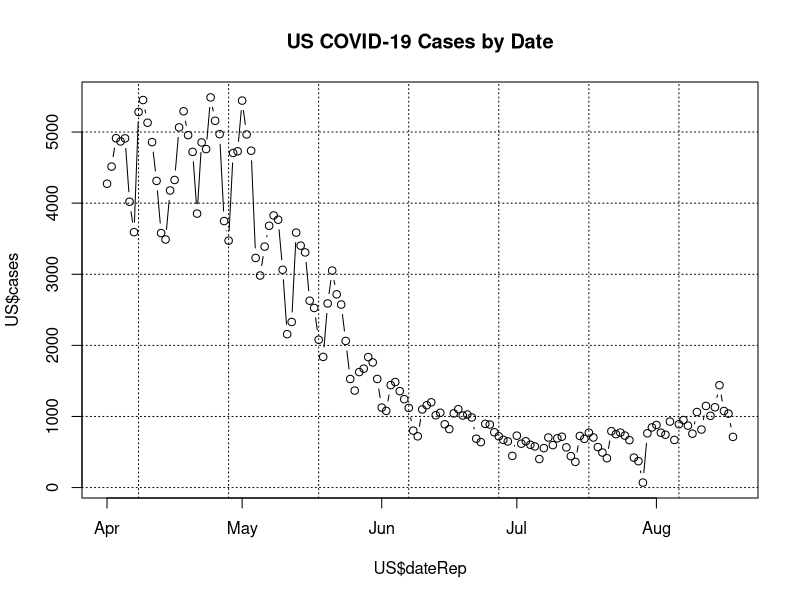
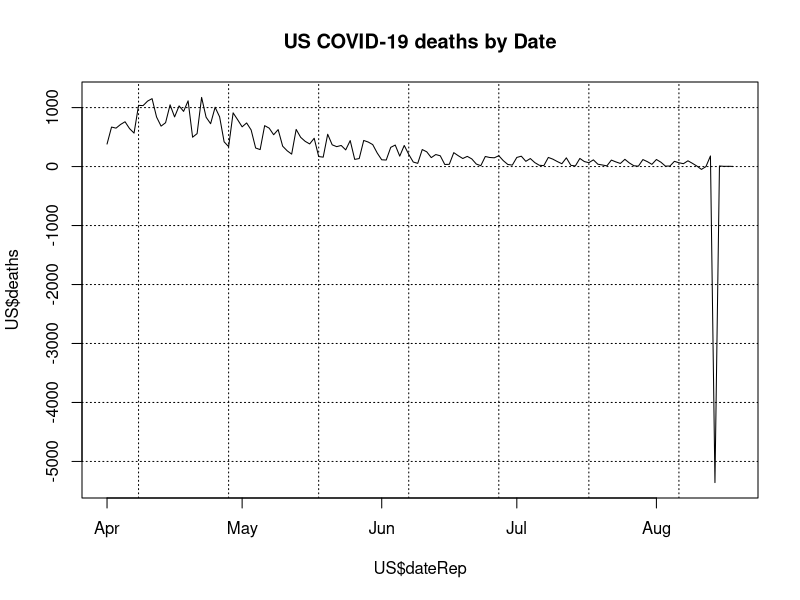
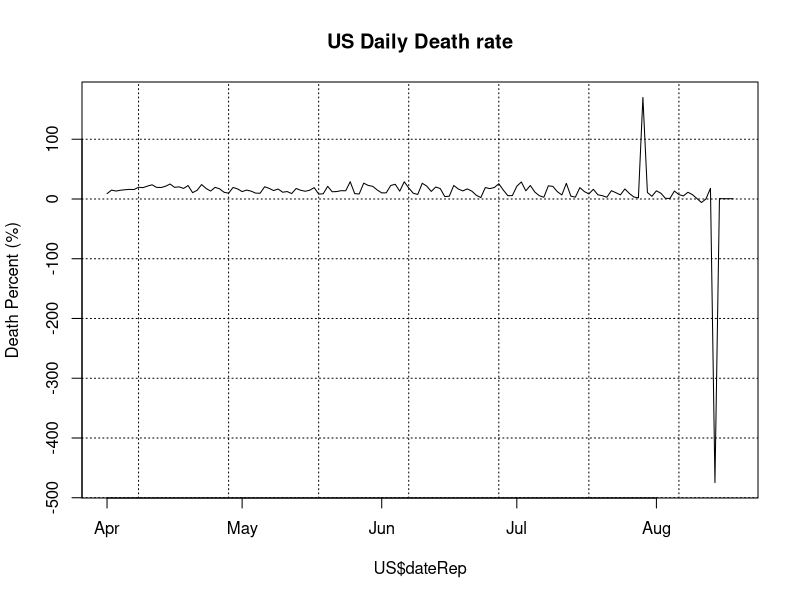
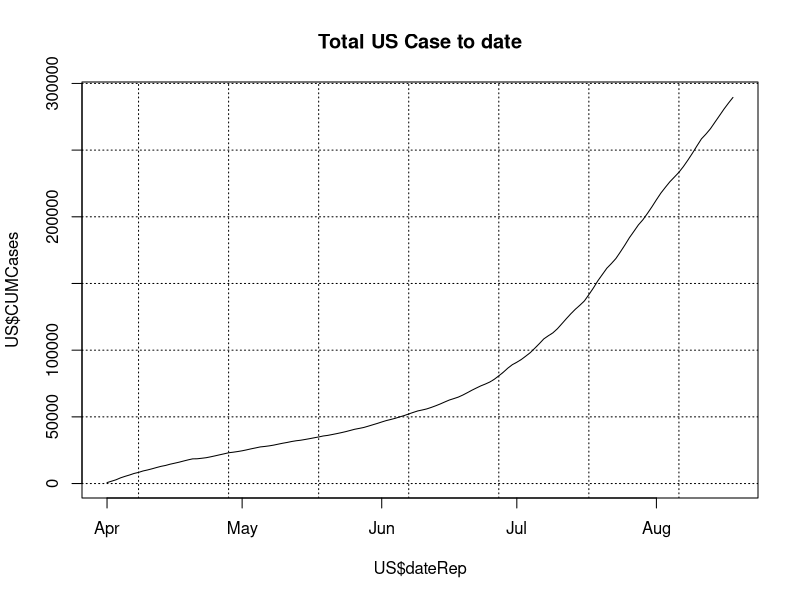
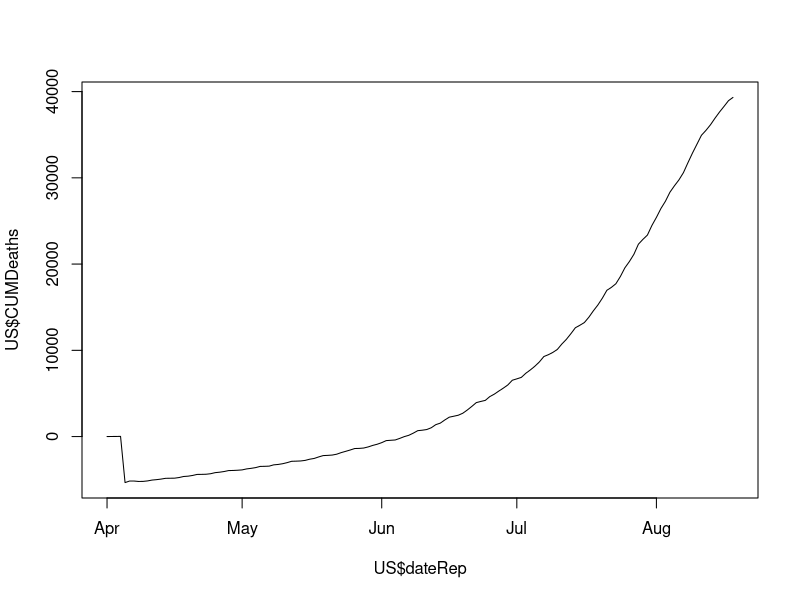

Here is the R script that generated these plots, in order:
df <- read.csv("./COVID-19.csv")
df$dateRep <- as.Date(df$dateRep,format="%m-%d-%Y")
US <- subset(df,geoId =="UK" & dateRep >="2020-4-01")
str(df)

## Daily Plot of Cases and DEaths
plot(US$dateRep,US$cases,type="b",main="US COVID-19 Cases by Date")
grid(col="black")
plot(US$dateRep,US$deaths,type="l",main="US COVID-19 deaths by Date")
grid(col="black")
## Calc Deaths Rate and plot;
US$Drate <- US$deaths / US$cases *100
plot(US$dateRep,US$Drate,type="l",main = "US Daily Death rate",ylab="Death Percent (%)")
grid(col="black")
##
##  Calculate to date
US$dateRep <- sort(US$dateRep)
US$CUMCases <- cumsum(US$cases)
plot(US$dateRep,US$CUMCases,type="l",main="Total US Case to date")
grid(col="black")

US$CUMDeaths <- cumsum(US$deaths)
plot(US$dateRep,US$CUMDeaths,type="l",amin="Total US Deaths to date")
